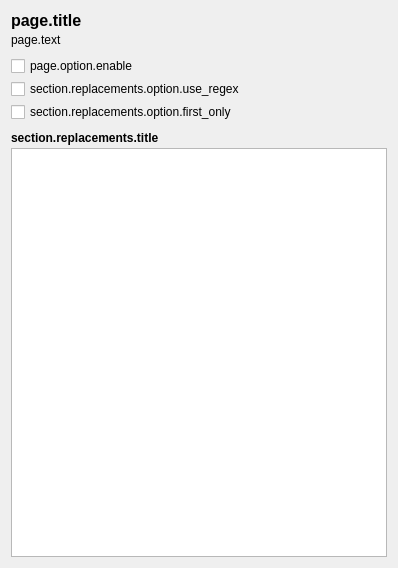
<?xml version="1.0" encoding="UTF-8"?>
<ui version="4.0">
 <class>GenreMapperOptionsPage</class>
 <widget class="QWidget" name="GenreMapperOptionsPage">
  <property name="geometry">
   <rect>
    <x>0</x>
    <y>0</y>
    <width>398</width>
    <height>568</height>
   </rect>
  </property>
  <property name="sizePolicy">
   <sizepolicy hsizetype="Preferred" vsizetype="Preferred">
    <horstretch>0</horstretch>
    <verstretch>0</verstretch>
   </sizepolicy>
  </property>
  <property name="windowTitle">
   <string>window.title</string>
  </property>
  <layout class="QVBoxLayout">
   <property name="spacing">
    <number>6</number>
   </property>
   <item>
    <layout class="QVBoxLayout" name="verticalLayout_4">
     <property name="spacing">
      <number>3</number>
     </property>
     <item>
      <widget class="QLabel" name="page_title">
       <property name="font">
        <font>
         <pointsize>12</pointsize>
         <weight>75</weight>
         <bold>true</bold>
        </font>
       </property>
       <property name="text">
        <string>page.title</string>
       </property>
      </widget>
     </item>
     <item>
      <widget class="QLabel" name="page_description">
       <property name="sizePolicy">
        <sizepolicy hsizetype="Preferred" vsizetype="Minimum">
         <horstretch>0</horstretch>
         <verstretch>0</verstretch>
        </sizepolicy>
       </property>
       <property name="font">
        <font>
         <weight>50</weight>
         <bold>false</bold>
        </font>
       </property>
       <property name="text">
        <string>page.text</string>
       </property>
       <property name="textFormat">
        <enum>Qt::MarkdownText</enum>
       </property>
       <property name="alignment">
        <set>Qt::AlignLeading|Qt::AlignLeft|Qt::AlignTop</set>
       </property>
       <property name="wordWrap">
        <bool>true</bool>
       </property>
      </widget>
     </item>
     <item>
      <spacer name="verticalSpacer">
       <property name="orientation">
        <enum>Qt::Vertical</enum>
       </property>
       <property name="sizeType">
        <enum>QSizePolicy::Fixed</enum>
       </property>
       <property name="sizeHint" stdset="0">
        <size>
         <width>20</width>
         <height>6</height>
        </size>
       </property>
      </spacer>
     </item>
     <item>
      <widget class="QCheckBox" name="cb_enable_genre_mapping">
       <property name="text">
        <string>page.option.enable</string>
       </property>
      </widget>
     </item>
     <item>
      <widget class="QCheckBox" name="cb_use_regex">
       <property name="font">
        <font>
         <weight>50</weight>
         <bold>false</bold>
        </font>
       </property>
       <property name="text">
        <string>section.replacements.option.use_regex</string>
       </property>
      </widget>
     </item>
     <item>
      <widget class="QCheckBox" name="genre_mapper_first_match_only">
       <property name="font">
        <font>
         <weight>50</weight>
         <bold>false</bold>
        </font>
       </property>
       <property name="text">
        <string>section.replacements.option.first_only</string>
       </property>
       <property name="checked">
        <bool>false</bool>
       </property>
      </widget>
     </item>
     <item>
      <spacer name="verticalSpacer_2">
       <property name="orientation">
        <enum>Qt::Vertical</enum>
       </property>
       <property name="sizeType">
        <enum>QSizePolicy::Fixed</enum>
       </property>
       <property name="sizeHint" stdset="0">
        <size>
         <width>20</width>
         <height>6</height>
        </size>
       </property>
      </spacer>
     </item>
     <item>
      <widget class="QLabel" name="section_replacements_title">
       <property name="font">
        <font>
         <weight>75</weight>
         <bold>true</bold>
        </font>
       </property>
       <property name="text">
        <string>section.replacements.title</string>
       </property>
      </widget>
     </item>
     <item>
      <widget class="QPlainTextEdit" name="genre_mapper_replacement_pairs">
       <property name="sizePolicy">
        <sizepolicy hsizetype="Preferred" vsizetype="Minimum">
         <horstretch>0</horstretch>
         <verstretch>100</verstretch>
        </sizepolicy>
       </property>
       <property name="minimumSize">
        <size>
         <width>0</width>
         <height>50</height>
        </size>
       </property>
       <property name="font">
        <font>
         <family>Courier New</family>
         <pointsize>10</pointsize>
         <weight>50</weight>
         <bold>false</bold>
        </font>
       </property>
       <property name="tabChangesFocus">
        <bool>true</bool>
       </property>
       <property name="lineWrapMode">
        <enum>QPlainTextEdit::NoWrap</enum>
       </property>
       <property name="plainText">
        <string notr="true"/>
       </property>
       <property name="placeholderText">
        <string>section.replacements.placeholder.pairs</string>
       </property>
      </widget>
     </item>
    </layout>
   </item>
  </layout>
 </widget>
 <tabstops>
  <tabstop>cb_enable_genre_mapping</tabstop>
 </tabstops>
 <resources/>
 <connections/>
</ui>
